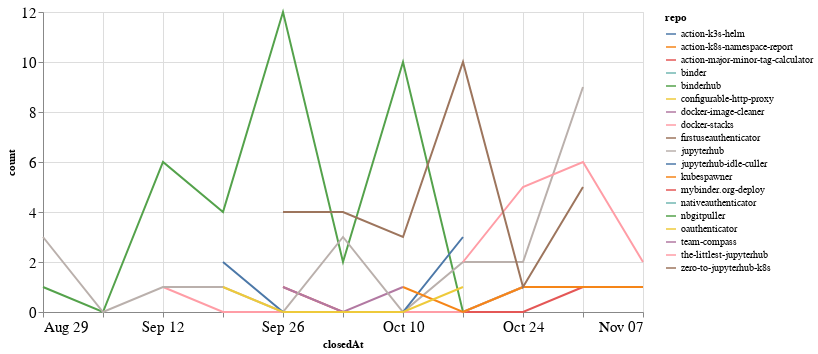

This figure's notebook cell:
### Code cell
closed_by_time = closed_by.groupby('repo').resample('W', on='closedAt').count()['author'].reset_index()
closed_by_time = closed_by_time.rename(columns={'author': 'count'})

alt.Chart(closed_by_time, width=600).mark_line().encode(
    x='closedAt',
    y='count',
    color='repo',
    tooltip="repo"
)

### Figure 1 — Vega-Lite specification as saved in the notebook (floating-point values rounded to 4 significant figures)
{"config": {"axisLeft": {"labelFontSize": 15}, "axisBottom": {"labelFontSize": 15}}, "data": {"name": "data-de34e710a0359d36b3dfcdc7e5673db9"}, "mark": "line", "encoding": {"color": {"type": "nominal", "field": "repo"}, "tooltip": {"type": "nominal", "field": "repo"}, "x": {"type": "temporal", "field": "closedAt"}, "y": {"type": "quantitative", "field": "count"}}, "width": 600, "$schema": "https://vega.github.io/schema/vega-lite/v4.8.1.json", "datasets": {"data-de34e710a0359d36b3dfcdc7e5673db9": [{"repo": "action-k3s-helm", "closedAt": "2021-10-10T00:00:00", "count": 2}, {"repo": "action-k8s-namespace-report", "closedAt": "2021-09-26T00:00:00", "count": 1}, {"repo": "action-major-minor-tag-calculator", "closedAt": "2021-09-26T00:00:00", "count": 1}, {"repo": "action-major-minor-tag-calculator", "closedAt": "2021-10-03T00:00:00", "count": 0}, {"repo": "action-major-minor-tag-calculator", "closedAt": "2021-10-10T00:00:00", "count": 0}, {"repo": "action-major-minor-tag-calculator", "closedAt": "2021-10-17T00:00:00", "count": 0}, {"repo": "action-major-minor-tag-calculator", "closedAt": "2021-10-24T00:00:00", "count": 0}, {"repo": "action-major-minor-tag-calculator", "closedAt": "2021-10-31T00:00:00", "count": 1}, {"repo": "binder", "closedAt": "2021-10-03T00:00:00", "count": 1}, {"repo": "binderhub", "closedAt": "2021-08-29T00:00:00", "count": 1}, {"repo": "binderhub", "closedAt": "2021-09-05T00:00:00", "count": 0}, {"repo": "binderhub", "closedAt": "2021-09-12T00:00:00", "count": 6}, {"repo": "binderhub", "closedAt": "2021-09-19T00:00:00", "count": 4}, {"repo": "binderhub", "closedAt": "2021-09-26T00:00:00", "count": 12}, {"repo": "binderhub", "closedAt": "2021-10-03T00:00:00", "count": 2}, {"repo": "binderhub", "closedAt": "2021-10-10T00:00:00", "count": 10}, {"repo": "binderhub", "closedAt": "2021-10-17T00:00:00", "count": 0}, {"repo": "binderhub", "closedAt": "2021-10-24T00:00:00", "count": 1}, {"repo": "configurable-http-proxy", "closedAt": "2021-09-19T00:00:00", "count": 1}, {"repo": "docker-image-cleaner", "closedAt": "2021-09-26T00:00:00", "count": 1}, {"repo": "docker-image-cleaner", "closedAt": "2021-10-03T00:00:00", "count": 0}, {"repo": "docker-image-cleaner", "closedAt": "2021-10-10T00:00:00", "count": 1}, {"repo": "docker-stacks", "closedAt": "2021-09-12T00:00:00", "count": 1}, {"repo": "docker-stacks", "closedAt": "2021-09-19T00:00:00", "count": 0}, {"repo": "docker-stacks", "closedAt": "2021-09-26T00:00:00", "count": 0}, {"repo": "docker-stacks", "closedAt": "2021-10-03T00:00:00", "count": 0}, {"repo": "docker-stacks", "closedAt": "2021-10-10T00:00:00", "count": 0}, {"repo": "docker-stacks", "closedAt": "2021-10-17T00:00:00", "count": 0}, {"repo": "docker-stacks", "closedAt": "2021-10-24T00:00:00", "count": 1}, {"repo": "firstuseauthenticator", "closedAt": "2021-10-31T00:00:00", "count": 4}, {"repo": "jupyterhub", "closedAt": "2021-08-29T00:00:00", "count": 3}, {"repo": "jupyterhub", "closedAt": "2021-09-05T00:00:00", "count": 0}, {"repo": "jupyterhub", "closedAt": "2021-09-12T00:00:00", "count": 1}, {"repo": "jupyterhub", "closedAt": "2021-09-19T00:00:00", "count": 1}, {"repo": "jupyterhub", "closedAt": "2021-09-26T00:00:00", "count": 0}, {"repo": "jupyterhub", "closedAt": "2021-10-03T00:00:00", "count": 3}, {"repo": "jupyterhub", "closedAt": "2021-10-10T00:00:00", "count": 0}, {"repo": "jupyterhub", "closedAt": "2021-10-17T00:00:00", "count": 2}, {"repo": "jupyterhub", "closedAt": "2021-10-24T00:00:00", "count": 2}, {"repo": "jupyterhub", "closedAt": "2021-10-31T00:00:00", "count": 9}, {"repo": "jupyterhub-idle-culler", "closedAt": "2021-09-19T00:00:00", "count": 2}, {"repo": "jupyterhub-idle-culler", "closedAt": "2021-09-26T00:00:00", "count": 0}, {"repo": "jupyterhub-idle-culler", "closedAt": "2021-10-03T00:00:00", "count": 0}, {"repo": "jupyterhub-idle-culler", "closedAt": "2021-10-10T00:00:00", "count": 0}, {"repo": "jupyterhub-idle-culler", "closedAt": "2021-10-17T00:00:00", "count": 3}, {"repo": "kubespawner", "closedAt": "2021-10-10T00:00:00", "count": 1}, {"repo": "kubespawner", "closedAt": "2021-10-17T00:00:00", "count": 0}, {"repo": "kubespawner", "closedAt": "2021-10-24T00:00:00", "count": 1}, {"repo": "kubespawner", "closedAt": "2021-10-31T00:00:00", "count": 1}, {"repo": "kubespawner", "closedAt": "2021-11-07T00:00:00", "count": 1}, {"repo": "mybinder.org-deploy", "closedAt": "2021-10-17T00:00:00", "count": 1}, {"repo": "nativeauthenticator", "closedAt": "2021-11-07T00:00:00", "count": 1}, {"repo": "nbgitpuller", "closedAt": "2021-11-07T00:00:00", "count": 1}, {"repo": "oauthenticator", "closedAt": "2021-09-19T00:00:00", "count": 1}, {"repo": "oauthenticator", "closedAt": "2021-09-26T00:00:00", "count": 0}, {"repo": "oauthenticator", "closedAt": "2021-10-03T00:00:00", "count": 0}, {"repo": "oauthenticator", "closedAt": "2021-10-10T00:00:00", "count": 0}, {"repo": "oauthenticator", "closedAt": "2021-10-17T00:00:00", "count": 1}, {"repo": "team-compass", "closedAt": "2021-10-03T00:00:00", "count": 1}, {"repo": "the-littlest-jupyterhub", "closedAt": "2021-10-17T00:00:00", "count": 2}, {"repo": "the-littlest-jupyterhub", "closedAt": "2021-10-24T00:00:00", "count": 5}, {"repo": "the-littlest-jupyterhub", "closedAt": "2021-10-31T00:00:00", "count": 6}, {"repo": "the-littlest-jupyterhub", "closedAt": "2021-11-07T00:00:00", "count": 2}, {"repo": "zero-to-jupyterhub-k8s", "closedAt": "2021-09-26T00:00:00", "count": 4}, {"repo": "zero-to-jupyterhub-k8s", "closedAt": "2021-10-03T00:00:00", "count": 4}, {"repo": "zero-to-jupyterhub-k8s", "closedAt": "2021-10-10T00:00:00", "count": 3}, {"repo": "zero-to-jupyterhub-k8s", "closedAt": "2021-10-17T00:00:00", "count": 10}, {"repo": "zero-to-jupyterhub-k8s", "closedAt": "2021-10-24T00:00:00", "count": 1}, {"repo": "zero-to-jupyterhub-k8s", "closedAt": "2021-10-31T00:00:00", "count": 5}]}}
